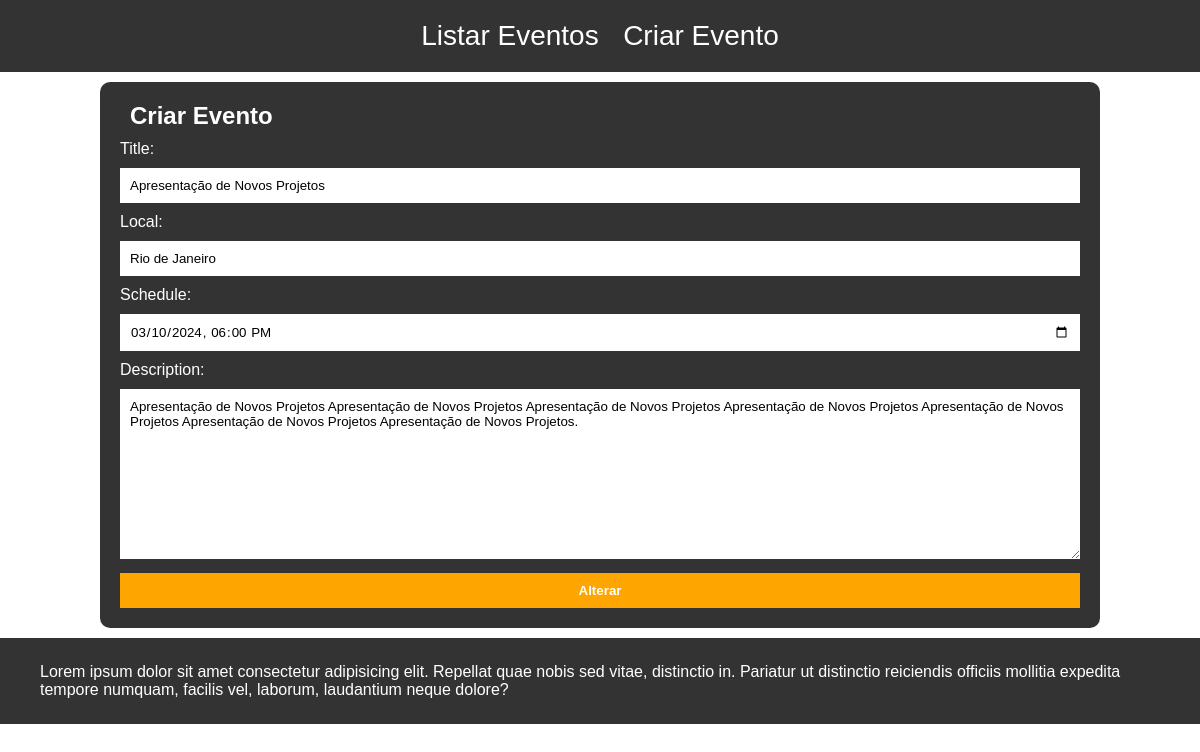
The page /api/events/update/16 on the database its author committed.
### eventos/models.py (models this page shows)
class Event(models.Model):
    title = models.CharField(max_length=255)
    local = models.CharField(max_length=255)
    schedule = models.DateTimeField()
    description = models.TextField()

### eventos/views.py (the view)
# urls.py: path('api/events/update/<int:id>', views.update_event, name='update_event'),  # URL para atualizar um evento específico pelo ID
def update_event(request, id):
    event = get_object_or_404(Event, pk=id)
    form = EventForm(instance=event)
    if request.method == 'POST':  # Verifica se a requisição é do tipo POST
        form = EventForm(request.POST, instance=event)
        if form.is_valid():  # Verifica se o formulário é válido
            event.save()  # Salva as alterações do evento
            return redirect('/')  # Redireciona de volta para a página principal
    else:
        return render(request, 'events/update.html', {'form':form})  # Renderiza o formulário de atualização do evento

### eventos/forms.py
class EventForm(forms.ModelForm):
    class Meta:
        model = Event
        fields = '__all__'
    schedule = forms.DateTimeField(widget=forms.DateTimeInput(attrs={'type': 'datetime-local'}))

### eventos/templates/events/update.html (shortened to what this page needs)
{% extends 'index.html' %}
{% block content %}
    <div class="container-form">
        <h2>Criar Evento</h2>
        <form method="post" class="mt-4">
            {{form.as_p}}
            <button type="submit" class="btn btn-primary">Alterar</button>
        </form>
    </div>
{% endblock %}

### eventos/static/css/style.css (style rules this page uses)
* { margin: 0; padding: 0; font-family: Arial, Helvetica, sans-serif; }
h1, p, form { margin-top: 10px; }
h2 { margin-left: 10px; }
form input, form button, form textarea { width: 100%; box-sizing: border-box; padding: 10px; border: none; margin-top: 10px; }
form button { background-color: #ffa500; color: white; font-weight: bold; }
.container-form { width: 80%; margin: 10px auto; padding: 20px; background-color: #333; color: white; border-radius: 10px; }

### rows shown on the page
Event: title "Apresentação de Novos Projetos", local "Rio de Janeiro", schedule "03/10/2024 18:00", description "Apresentação de Novos Projetos Apresentação de Novos Projetos Apresentação de Novos Projetos Apresentação de Novos Projetos Apresentação de Novos Projetos Apresentação de Novos Projetos Apresentação de Novos Projetos."
